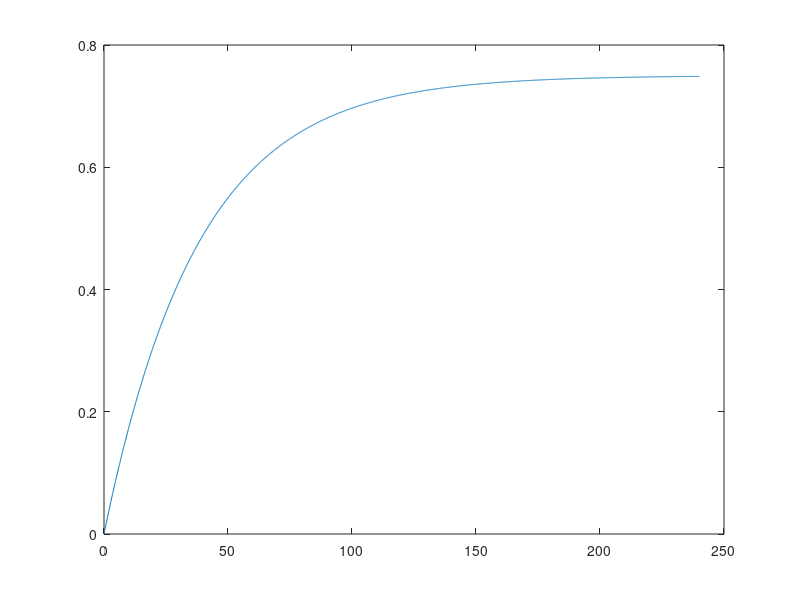
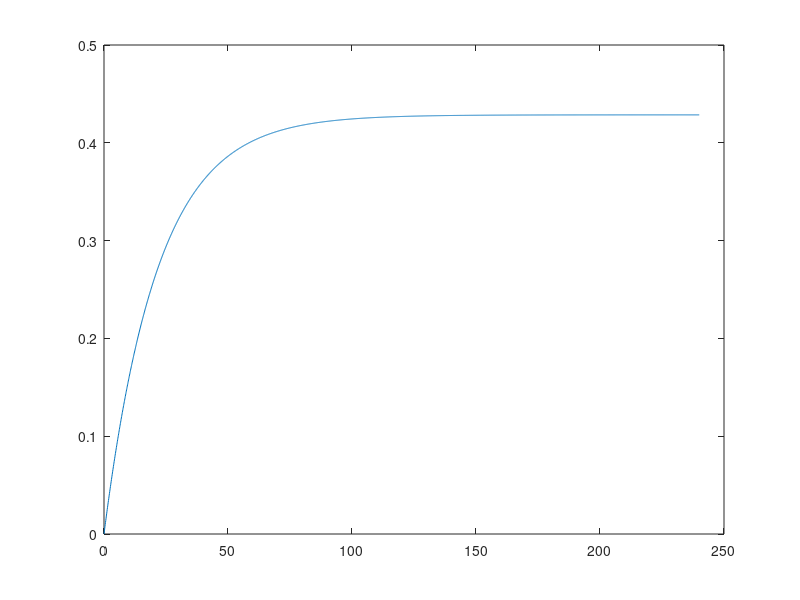
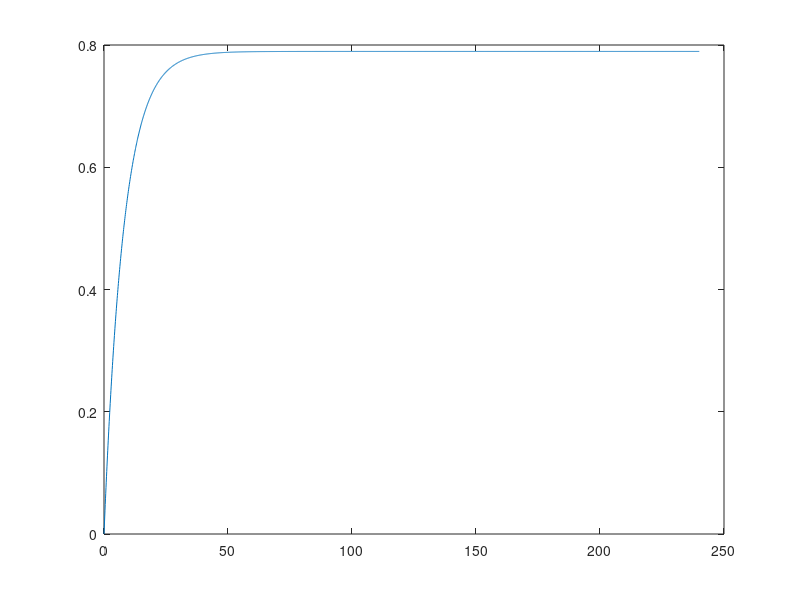
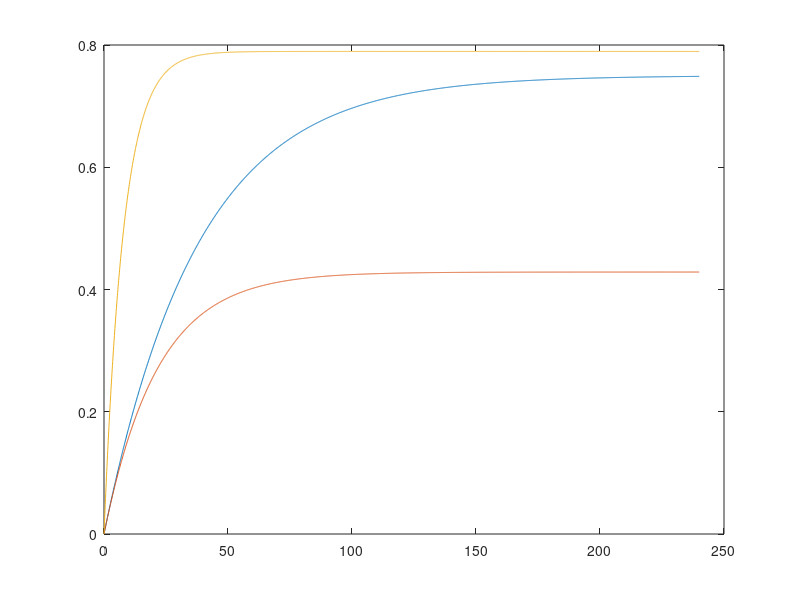

These figures' MATLAB source, in order:
pkg load control
pkg load signal
tempo = 0:0.1:240;

# malha aberta
a1 = 0.99736;
b1 = 0.0019800;
sys = tf(b1, [1 -a1], 0.1);
resp_degrau_malha_aberta = step(sys, tempo);
figure()
plot(tempo, resp_degrau_malha_aberta)

# malha fechada
sys_malha_fechada = feedback(sys, 1);
resp_degrau_malha_fechada = step(sys_malha_fechada, tempo);
figure()
plot(tempo, resp_degrau_malha_fechada)

# malha fechada com ganho
ganho = 5;
sys_com_ganho = sys*ganho;
sys_malha_fechada_com_ganho = feedback(sys_com_ganho);
resp_degrau_malha_fechada_com_ganho = step(sys_malha_fechada_com_ganho, tempo);
figure()
plot(tempo, resp_degrau_malha_fechada_com_ganho)

figure()
plot(tempo, resp_degrau_malha_aberta, tempo, resp_degrau_malha_fechada, tempo, resp_degrau_malha_fechada_com_ganho)